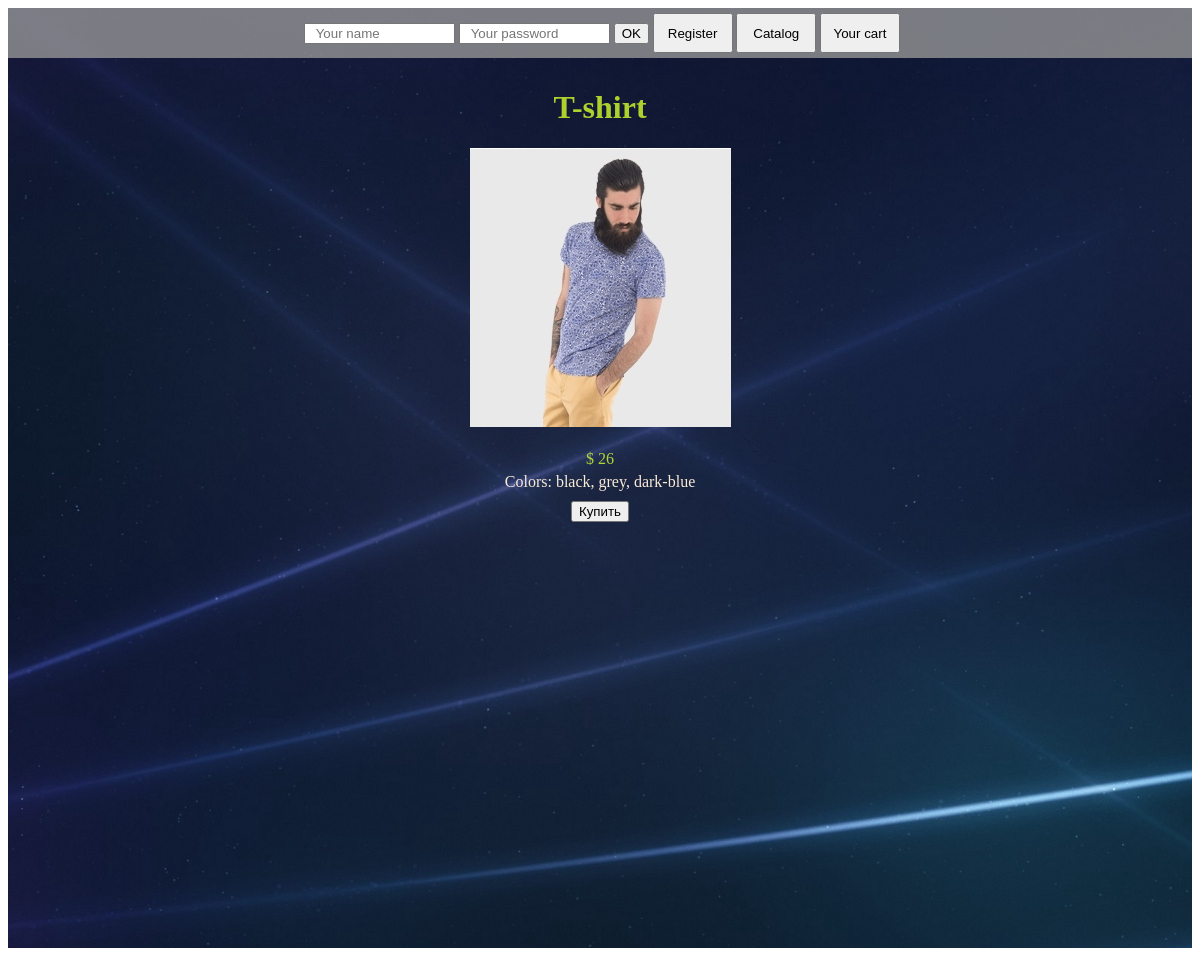
The page /pages/single.php?id=3 on the database its author committed.
### tables this page shows
CREATE TABLE `goods` (
  `id` int(11) NOT NULL,
  `pic` text NOT NULL,
  `name` text NOT NULL,
  `price` int(11) NOT NULL,
  `description` text NOT NULL
);

### pages/single.php (the view, shortened to what this page needs)
<?php
include "../include/connect.php";
$id = (int)$_GET['id'];
$sql = "SELECT * FROM `goods` WHERE id={$id}";
$result = mysqli_query($db, $sql);
include "../include/calc_sum.php";
$username = json_decode($_COOKIE['user']);
?>
<!doctype html>
<html lang="en">
<head>
  <link rel="stylesheet" type="text/css" href="../style.css"/>
</head>
<body>
<div class="container">
  <div class="top">
    <div class="tocart">
      <?php
      if ($username[0] == null) {
        include "../include/form.php";
      }else {
        include "../include/form1.php";
      }
      ?>
      <a href="../index.php">
        <button class="cart">Catalog</button>
      </a>
      <a href="cart.php">
        <button class="cart">Your cart <br/><span class="sum"><?= $sum ?></span></button>
      </a>
    </div>
  </div>
  <div class="content">
    <?php
    foreach ($result as $name):; ?>
      <h1 class="title"><?= $name['name'] ?></h1>
      <a rel="gallery" class="picture" href="../index.php"><img alt="pic" src="../img/big/<?= $name['pic'] ?>"
                                                                title="Back to the Catalog" width="261"
                                                                height="279"/></a> <br>
      <p class="price">$ <?= $name['price'] ?></p>
      <p class="description"><?= $name['description'] ?></p>
      <button class="buy" data-id_good="<?= $name['id'] ?>">Купить</button>
    <? endforeach; ?>
  </div>
</div>
</body>
</html>

### style.css (style rules this page uses)
.container { display: flex; flex-direction: column; width: auto; min-height: 940px; background-image: url(img/bg.jpg); }
.content { display: flex; flex-direction: column; justify-content: center; align-items: center; margin-top: 10px; }
.top { display: flex; justify-content: center; align-items: center; width: auto; height: 50px; background: rgba(152, 152, 152, 0.79); }
.tocart { display: flex; justify-content: space-between; align-items: center; width: 600px; height: 40px; }
.cart { width: 80px; height: 40px; transition: 0.2s; }
.title { color: rgba(214, 255, 44, 0.8); }
.price { margin: 1px 0 4px 0; color: rgba(214, 255, 44, 0.8); }
.description { margin: 1px 0 10px 0; color: antiquewhite; }

### rows shown on the page
goods: name "T-shirt", pic (picture), price "26", description "Colors: black, grey, dark-blue"
